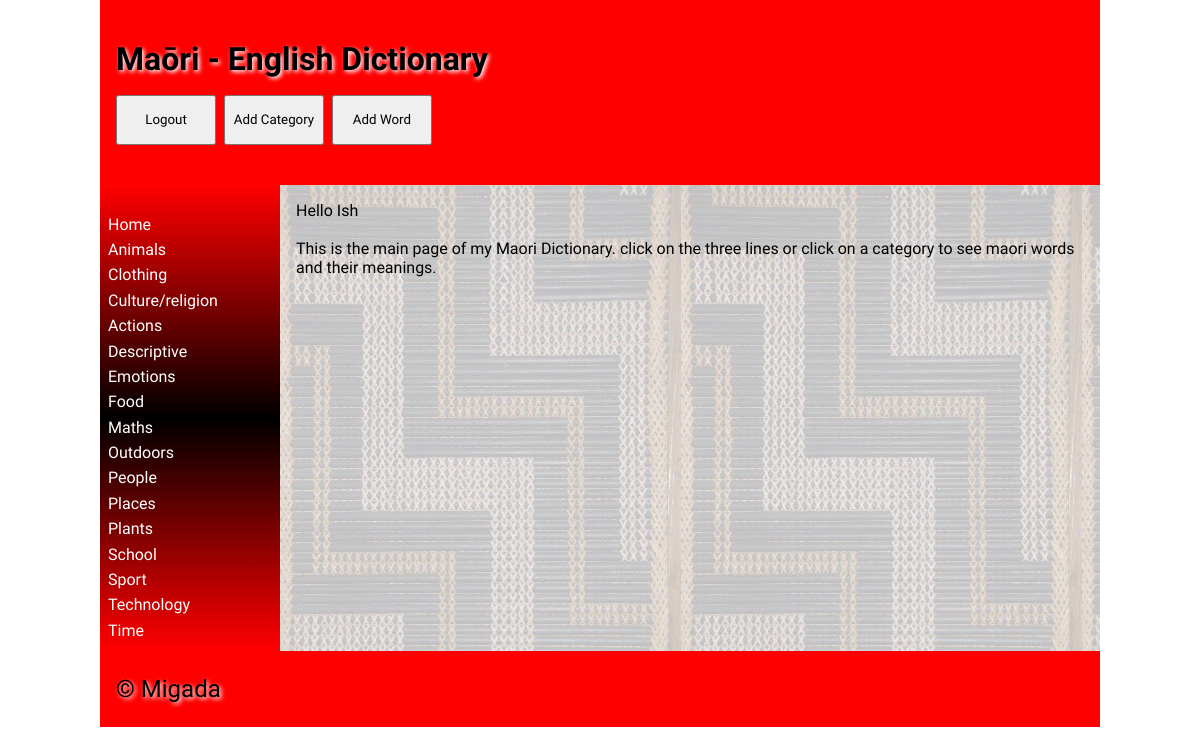
/ (signed in), run on the app's committed database.
### tables this page shows
CREATE TABLE "category"
(
	categoryid INTEGER
		constraint category_pk
			primary key autoincrement,
	category varchar(30)
);

### app.py (the view)
@app.route('/') # Homepage
def render_home():
    message = request.args.get("message") # Gets the homepage message
    if is_logged_in(): # Tells me in the terminal that a user is logged in.
        print("logged in")
    return return_page('home.html', message=message, logged_in=is_logged_in()) # Displays the homepage and sends message to HTML.

### app.py (called while the page is built)
def create_connection(db_file): # This function is used to make a connection with the database.
    try:                        #It is used when ever I do a query.
        connection = sqlite3.connect(db_file)
        return connection
    except Error as e:
        print(e)

def return_page(page, **extras): # This function does the rendering of the webpages. It allows me to pass through all of the cateogory information to all the pages.
    con = create_connection("maori_dictionary.db") # Makes connection and executes query to get category information.
    query = "SELECT categoryid, category  FROM category"
    cur = con.cursor()
    cur.execute(query)
    categorylist = dict(cur.fetchall())
    print(categorylist)
    con.close
    return render_template(page, categories=categorylist, **extras) # Renders all the webpages and sends category information.

def is_logged_in(): # Checks if and user is logged in.
    if session.get("email") is None:
        print("not logged in")
        return False
    else:
        print("logged in")
        return True

### templates/home.html (shortened to what this page needs)
{% extends 'base.html' %}
{% block heading %}<p align="centre">Maōri - English Dictionary</p>
    {% if logged_in is true %}
   <p align="centre">
        <button id="delete button" onclick="if(window.confirm('Are you sure you want to logout ?')) {window.location.href = '/logout'}" style="height: 50px; width: 100px">Logout</button>
        <button onclick="window.location.href = '/add_category'" style="height: 50px; width: 100px">Add Category</button>
        <button onclick="window.location.href = '/addword'"style="height: 50px; width: 100px">Add Word</button>
    </p>
{% else %}
    <p align="centre">
        <button onclick="window.location.href = '/login'"  style="height: 50px; width: 100px">Login</button>
        <button onclick="window.location.href = '/signup'" style="height: 50px; width: 100px">Signup</button>
    </p>
{% endif %}
{% endblock %}
{% block main %}
{% if logged_in is true %}
    Hello {{ session['firstname'] }}
{% endif %}
<br>
<br>
This is the main page of my Maori Dictionary. click on the three lines or click on a category to see maori words and their meanings.
<p>
{% endblock %}

### templates/base.html (shortened to what this page needs)
<!doctype html>
<html lang="en">
<head>
	<link href="{{ url_for('static', filename='css/style.css') }}" rel="stylesheet">
</head>
<body>
	<div id="container">
		<header>
			<h1>{% block heading %}{% endblock %}</h1>
		</header>
		<nav>
			<ul>
                <li><a href="\">Home</a></li>
                {% for id, category in categories.items() %}
                    <li><a href="/categorypage?category={{ id }}">{{ category|title }}</a></li>
                {% endfor %}
			</ul>
		</nav>
		<main>
            {% block main%}{% endblock %}
        </main>
		<footer>
			<p>
				&copy; Migada
			</p>
		</footer>
	</div>
</body>
</html>

### static/css/style.css (style rules this page uses)
* { font-family: Comfortaa, sans-serif; margin: 0; padding: 0; box-sizing: border-box; }
#container { display: grid; grid-template-columns: 75px auto; grid-template-areas: 'nav header' 'main main' 'footer footer'; }
header { grid-area: header; background-color: #f00; padding: 1rem; }
nav { grid-area: nav; }
main { grid-area: main; padding: 1rem; background-color: #edd; }
h1, h2, h3, h4 { padding: 1rem 0; font-family: 'Suez One', serif; color: #000; text-shadow: 2px 2px 4px #fff; }
p { padding: 0.5rem 0; }
a { color: #222; }
footer { grid-area: footer; padding: 1rem; background-color: #f00; }
footer p { color: #000; text-shadow: 2px 2px 4px #fff; font-size: 1.5rem; }
@media only screen and (min-width: 768px) { #container { grid-template-columns: 180px auto; grid-template-areas: 'header header' 'nav main' 'footer footer'; } }
@media only screen and (min-width: 768px) { nav { background: linear-gradient(180deg, rgba(255,0,0,1) 0%, rgba(0, 0, 0, 1) 50%, rgba(255,0,0,1) 100%); padding: 0.5rem; } }
@media only screen and (min-width: 768px) { nav ul { list-style: none; } }
@media only screen and (min-width: 768px) { nav li { padding: 0.2rem 0; } }
@media only screen and (min-width: 768px) { nav a { color: #fff; text-decoration: none; } }
@media only screen and (min-width: 768px) { main { background-image: url('/poutama.jpg'); } }
@media only screen and (min-width: 1000px) { #container { width: 1000px; margin: auto; } }

### data on the page
category: category "Animals"
category: category "Clothing"
category: category "Culture/religion"
category: category "Actions"
category: category "Descriptive"
category: category "Emotions"
category: category "Food"
category: category "Maths"
category: category "Outdoors"
category: category "People"
category: category "Places"
category: category "Plants"
category: category "School"
category: category "Sport"
category: category "Technology"
category: category "Time"

### other printed values
{{ session['firstname'] }} "Ish"
